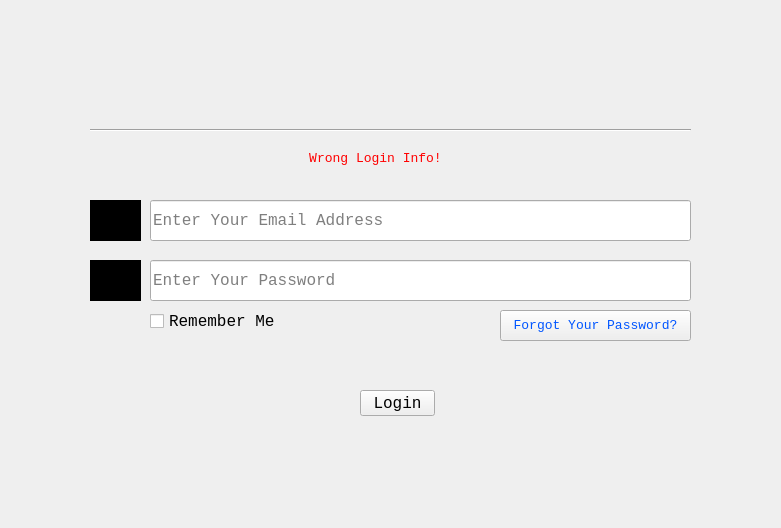
<?xml version="1.0" encoding="UTF-8"?>
<ui version="4.0">
 <class>LoginPanel</class>
 <widget class="QMainWindow" name="LoginPanel">
  <property name="geometry">
   <rect>
    <x>0</x>
    <y>0</y>
    <width>781</width>
    <height>528</height>
   </rect>
  </property>
  <property name="font">
   <font>
    <family>Courier New</family>
    <pointsize>12</pointsize>
   </font>
  </property>
  <property name="windowTitle">
   <string>Login Panel</string>
  </property>
  <widget class="QWidget" name="centralwidget">
   <widget class="QLabel" name="label_4">
    <property name="geometry">
     <rect>
      <x>90</x>
      <y>200</y>
      <width>51</width>
      <height>41</height>
     </rect>
    </property>
    <property name="sizePolicy">
     <sizepolicy hsizetype="Fixed" vsizetype="Fixed">
      <horstretch>0</horstretch>
      <verstretch>0</verstretch>
     </sizepolicy>
    </property>
    <property name="styleSheet">
     <string notr="true">image: url(:/resources/resources/mail.png);
background-color: rgb(0, 0, 0);</string>
    </property>
    <property name="text">
     <string/>
    </property>
   </widget>
   <widget class="QLabel" name="label_5">
    <property name="geometry">
     <rect>
      <x>90</x>
      <y>260</y>
      <width>51</width>
      <height>41</height>
     </rect>
    </property>
    <property name="sizePolicy">
     <sizepolicy hsizetype="Fixed" vsizetype="Fixed">
      <horstretch>0</horstretch>
      <verstretch>0</verstretch>
     </sizepolicy>
    </property>
    <property name="styleSheet">
     <string notr="true">image:url(:/resources/resources/lock.png);
background-color: rgb(0, 0, 0);</string>
    </property>
    <property name="text">
     <string/>
    </property>
   </widget>
   <widget class="QLineEdit" name="line_login_email">
    <property name="geometry">
     <rect>
      <x>150</x>
      <y>200</y>
      <width>541</width>
      <height>41</height>
     </rect>
    </property>
    <property name="sizePolicy">
     <sizepolicy hsizetype="Fixed" vsizetype="Fixed">
      <horstretch>0</horstretch>
      <verstretch>0</verstretch>
     </sizepolicy>
    </property>
    <property name="placeholderText">
     <string>Enter Your Email Address</string>
    </property>
    <property name="cursorMoveStyle">
     <enum>Qt::LogicalMoveStyle</enum>
    </property>
    <property name="clearButtonEnabled">
     <bool>true</bool>
    </property>
   </widget>
   <widget class="QLineEdit" name="line_login_pass">
    <property name="geometry">
     <rect>
      <x>150</x>
      <y>260</y>
      <width>541</width>
      <height>41</height>
     </rect>
    </property>
    <property name="sizePolicy">
     <sizepolicy hsizetype="Fixed" vsizetype="Fixed">
      <horstretch>0</horstretch>
      <verstretch>0</verstretch>
     </sizepolicy>
    </property>
    <property name="echoMode">
     <enum>QLineEdit::Password</enum>
    </property>
    <property name="readOnly">
     <bool>false</bool>
    </property>
    <property name="placeholderText">
     <string notr="true">Enter Your Password</string>
    </property>
    <property name="clearButtonEnabled">
     <bool>true</bool>
    </property>
   </widget>
   <widget class="QLabel" name="label">
    <property name="geometry">
     <rect>
      <x>340</x>
      <y>40</y>
      <width>101</width>
      <height>81</height>
     </rect>
    </property>
    <property name="font">
     <font>
      <family>Courier New</family>
      <pointsize>20</pointsize>
      <weight>75</weight>
      <bold>true</bold>
     </font>
    </property>
    <property name="styleSheet">
     <string notr="true">image:url(:/resources/resources/WindowIcon.png);</string>
    </property>
    <property name="text">
     <string/>
    </property>
    <property name="alignment">
     <set>Qt::AlignCenter</set>
    </property>
   </widget>
   <widget class="QCheckBox" name="cb_remember">
    <property name="geometry">
     <rect>
      <x>150</x>
      <y>310</y>
      <width>133</width>
      <height>22</height>
     </rect>
    </property>
    <property name="styleSheet">
     <string notr="true">font: 12pt &quot;Courier New&quot;;</string>
    </property>
    <property name="text">
     <string>Remember Me</string>
    </property>
    <property name="tristate">
     <bool>false</bool>
    </property>
   </widget>
   <widget class="QPushButton" name="button_login_forgot">
    <property name="geometry">
     <rect>
      <x>500</x>
      <y>310</y>
      <width>191</width>
      <height>31</height>
     </rect>
    </property>
    <property name="font">
     <font>
      <family>Courier New</family>
      <pointsize>10</pointsize>
      <weight>50</weight>
      <italic>false</italic>
      <bold>false</bold>
     </font>
    </property>
    <property name="styleSheet">
     <string notr="true">color: rgb(0, 85, 255);
font: 10pt &quot;Courier New&quot;;</string>
    </property>
    <property name="text">
     <string>Forgot Your Password?</string>
    </property>
   </widget>
   <widget class="QPushButton" name="button_login">
    <property name="geometry">
     <rect>
      <x>360</x>
      <y>390</y>
      <width>75</width>
      <height>26</height>
     </rect>
    </property>
    <property name="sizePolicy">
     <sizepolicy hsizetype="Fixed" vsizetype="Fixed">
      <horstretch>0</horstretch>
      <verstretch>0</verstretch>
     </sizepolicy>
    </property>
    <property name="text">
     <string>Login</string>
    </property>
   </widget>
   <widget class="Line" name="line">
    <property name="geometry">
     <rect>
      <x>90</x>
      <y>120</y>
      <width>601</width>
      <height>20</height>
     </rect>
    </property>
    <property name="orientation">
     <enum>Qt::Horizontal</enum>
    </property>
   </widget>
   <widget class="QLabel" name="wrong_login">
    <property name="geometry">
     <rect>
      <x>290</x>
      <y>150</y>
      <width>171</width>
      <height>16</height>
     </rect>
    </property>
    <property name="font">
     <font>
      <family>Courier New</family>
      <pointsize>10</pointsize>
     </font>
    </property>
    <property name="styleSheet">
     <string notr="true">color: rgb(255, 0, 0);</string>
    </property>
    <property name="frameShape">
     <enum>QFrame::NoFrame</enum>
    </property>
    <property name="text">
     <string>Wrong Login Info!</string>
    </property>
    <property name="textFormat">
     <enum>Qt::AutoText</enum>
    </property>
    <property name="alignment">
     <set>Qt::AlignCenter</set>
    </property>
    <property name="wordWrap">
     <bool>true</bool>
    </property>
   </widget>
  </widget>
 </widget>
 <resources>
  <include location="resources.qrc"/>
 </resources>
 <connections/>
</ui>
